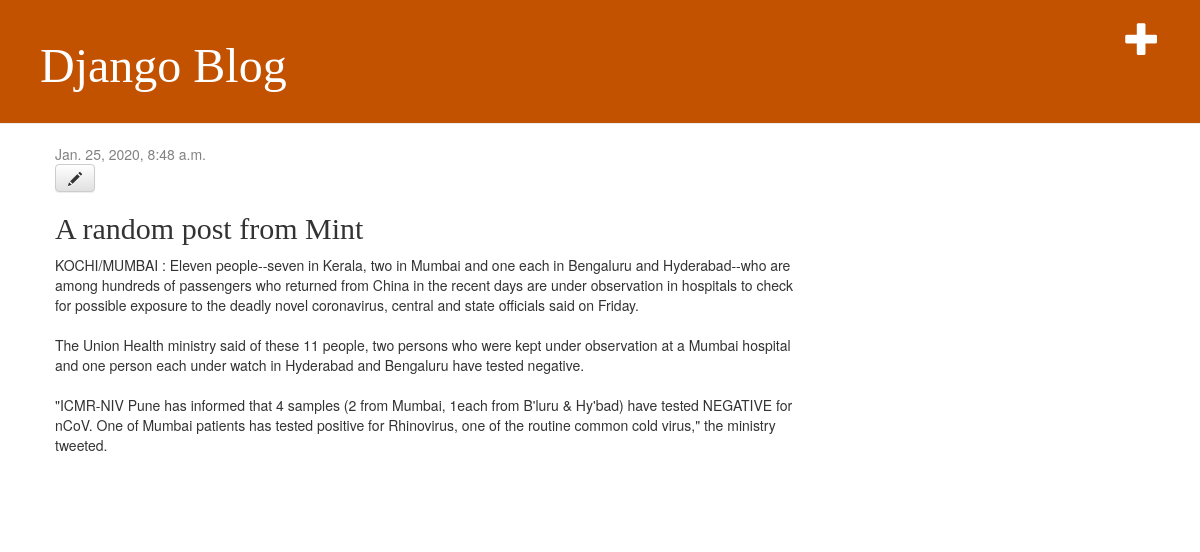
Page /post/2/ (signed in) on the committed database.
### blog/models.py (models this page shows, shortened)
class Post(models.Model):
    author = models.ForeignKey(settings.AUTH_USER_MODEL, on_delete=models.CASCADE)
    title = models.CharField(max_length=255)
    text = models.TextField()
    created_date = models.DateTimeField(default=timezone.now)
    published_date = models.DateTimeField(blank=True, null=True)

### blog/views.py (the view)
# urls.py: path('post/<int:pk>/', views.post_detail, name='post_detail'),
def post_detail(request, pk):
    post = get_object_or_404(Post, pk=pk)
    return render(request, 'blog/post_detail.html', {'post': post})

### blog/templates/blog/post_detail.html
{% extends 'blog/base.html' %}
{% block content %}
    <div class="post">
        {% if post.published_date %}
            <div class="date">
                {{ post.published_date }}
            </div>
        {% endif %}
        {% if user.is_authenticated %}
     <a class="btn btn-default" href="{% url 'post_edit' pk=post.pk %}"><span class="glyphicon glyphicon-pencil"></span></a>
{% endif %}
        <h2>{{ post.title }}</h2>
        <p>{{ post.text|linebreaksbr }}</p>
    </div>
{% endblock %}

### blog/static/css/blog.css (style rules this page uses)
h1, h2, h3, h4 { font-family: 'Lobster', cursive; }
.date { color: #828282; }
.post { margin-bottom: 70px; }

### rows in the picture
Post: published_date "Jan. 25, 2020, 8:48 a.m.", title "A random post from Mint", text "KOCHI/MUMBAI : Eleven people--seven in Kerala, two in Mumbai and one each in Bengaluru and Hyderabad--who are among hundreds of passengers who returned from China in the recent days are under observation in hospitals to check for possible exposure to the deadly novel coronavirus, central and state officials said on Friday. The Union Health ministry said of these 11 people, two persons who were kept under observation at a Mumbai hospital and one person each under watch in Hyderabad and Bengaluru have tested negative. \"ICMR-NIV Pune has informed that 4 samples (2 from Mumbai, 1each from B'luru & Hy'bad) have tested NEGATIVE for nCoV. One of Mumbai patients has tested positive for Rhinovirus,…"
